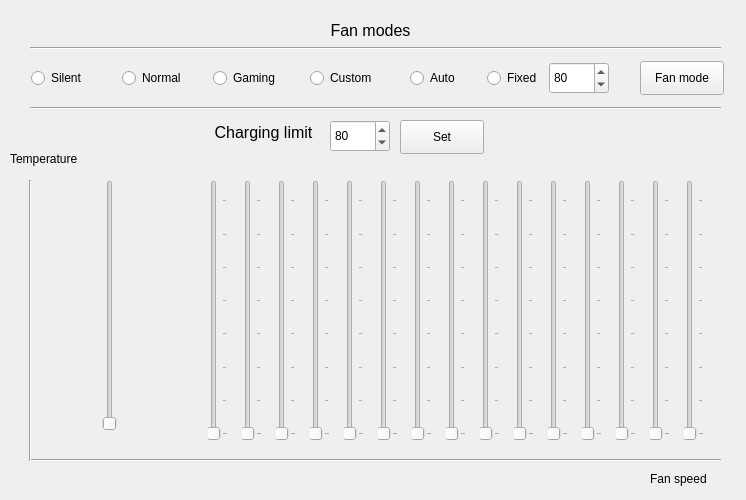
<?xml version="1.0" encoding="UTF-8"?>
<ui version="4.0">
 <class>MainWindow</class>
 <widget class="QMainWindow" name="MainWindow">
  <property name="geometry">
   <rect>
    <x>0</x>
    <y>0</y>
    <width>746</width>
    <height>500</height>
   </rect>
  </property>
  <property name="minimumSize">
   <size>
    <width>746</width>
    <height>170</height>
   </size>
  </property>
  <property name="maximumSize">
   <size>
    <width>746</width>
    <height>500</height>
   </size>
  </property>
  <property name="windowTitle">
   <string>Fan control</string>
  </property>
  <property name="statusTip">
   <string/>
  </property>
  <widget class="QWidget" name="centralwidget">
   <widget class="QPushButton" name="applymode_btn">
    <property name="geometry">
     <rect>
      <x>640</x>
      <y>61</y>
      <width>84</width>
      <height>34</height>
     </rect>
    </property>
    <property name="text">
     <string>Fan mode</string>
    </property>
   </widget>
   <widget class="QRadioButton" name="silent_mode">
    <property name="geometry">
     <rect>
      <x>31</x>
      <y>67</y>
      <width>58</width>
      <height>22</height>
     </rect>
    </property>
    <property name="text">
     <string>Silent</string>
    </property>
    <attribute name="buttonGroup">
     <string notr="true">rb_buttonGroup</string>
    </attribute>
   </widget>
   <widget class="QRadioButton" name="normal_mode">
    <property name="geometry">
     <rect>
      <x>122</x>
      <y>67</y>
      <width>70</width>
      <height>22</height>
     </rect>
    </property>
    <property name="text">
     <string>Normal</string>
    </property>
    <attribute name="buttonGroup">
     <string notr="true">rb_buttonGroup</string>
    </attribute>
   </widget>
   <widget class="QRadioButton" name="gaming_mode">
    <property name="geometry">
     <rect>
      <x>213</x>
      <y>67</y>
      <width>73</width>
      <height>22</height>
     </rect>
    </property>
    <property name="text">
     <string>Gaming</string>
    </property>
    <attribute name="buttonGroup">
     <string notr="true">rb_buttonGroup</string>
    </attribute>
   </widget>
   <widget class="QRadioButton" name="auto_mode">
    <property name="geometry">
     <rect>
      <x>410</x>
      <y>67</y>
      <width>53</width>
      <height>22</height>
     </rect>
    </property>
    <property name="text">
     <string>Auto</string>
    </property>
    <attribute name="buttonGroup">
     <string notr="true">rb_buttonGroup</string>
    </attribute>
   </widget>
   <widget class="QRadioButton" name="custom_mode">
    <property name="geometry">
     <rect>
      <x>310</x>
      <y>67</y>
      <width>72</width>
      <height>22</height>
     </rect>
    </property>
    <property name="text">
     <string>Custom</string>
    </property>
    <attribute name="buttonGroup">
     <string notr="true">rb_buttonGroup</string>
    </attribute>
   </widget>
   <widget class="QRadioButton" name="fixed_mode">
    <property name="geometry">
     <rect>
      <x>487</x>
      <y>67</y>
      <width>56</width>
      <height>22</height>
     </rect>
    </property>
    <property name="text">
     <string>Fixed</string>
    </property>
    <attribute name="buttonGroup">
     <string notr="true">rb_buttonGroup</string>
    </attribute>
   </widget>
   <widget class="QSpinBox" name="spinBox">
    <property name="geometry">
     <rect>
      <x>549</x>
      <y>62</y>
      <width>60</width>
      <height>32</height>
     </rect>
    </property>
    <property name="minimum">
     <number>25</number>
    </property>
    <property name="maximum">
     <number>100</number>
    </property>
    <property name="singleStep">
     <number>5</number>
    </property>
    <property name="value">
     <number>80</number>
    </property>
   </widget>
   <widget class="QLabel" name="label">
    <property name="geometry">
     <rect>
      <x>330</x>
      <y>20</y>
      <width>81</width>
      <height>21</height>
     </rect>
    </property>
    <property name="font">
     <font>
      <pointsize>12</pointsize>
     </font>
    </property>
    <property name="text">
     <string>Fan modes</string>
    </property>
    <property name="alignment">
     <set>Qt::AlignmentFlag::AlignCenter</set>
    </property>
   </widget>
   <widget class="Line" name="line">
    <property name="geometry">
     <rect>
      <x>30</x>
      <y>40</y>
      <width>691</width>
      <height>16</height>
     </rect>
    </property>
    <property name="orientation">
     <enum>Qt::Orientation::Horizontal</enum>
    </property>
   </widget>
   <widget class="Line" name="line_2">
    <property name="geometry">
     <rect>
      <x>30</x>
      <y>100</y>
      <width>691</width>
      <height>16</height>
     </rect>
    </property>
    <property name="orientation">
     <enum>Qt::Orientation::Horizontal</enum>
    </property>
   </widget>
   <widget class="QPushButton" name="applylimit_btn">
    <property name="geometry">
     <rect>
      <x>400</x>
      <y>120</y>
      <width>84</width>
      <height>34</height>
     </rect>
    </property>
    <property name="text">
     <string>Set</string>
    </property>
   </widget>
   <widget class="QSpinBox" name="charging_limit">
    <property name="geometry">
     <rect>
      <x>330</x>
      <y>120</y>
      <width>60</width>
      <height>32</height>
     </rect>
    </property>
    <property name="minimum">
     <number>60</number>
    </property>
    <property name="maximum">
     <number>100</number>
    </property>
    <property name="singleStep">
     <number>5</number>
    </property>
    <property name="value">
     <number>80</number>
    </property>
   </widget>
   <widget class="QLabel" name="label_2">
    <property name="geometry">
     <rect>
      <x>210</x>
      <y>121</y>
      <width>107</width>
      <height>22</height>
     </rect>
    </property>
    <property name="font">
     <font>
      <pointsize>12</pointsize>
     </font>
    </property>
    <property name="text">
     <string>Charging limit</string>
    </property>
    <property name="alignment">
     <set>Qt::AlignmentFlag::AlignCenter</set>
    </property>
   </widget>
   <widget class="QWidget" name="layoutWidget">
    <property name="geometry">
     <rect>
      <x>200</x>
      <y>180</y>
      <width>521</width>
      <height>261</height>
     </rect>
    </property>
    <property name="autoFillBackground">
     <bool>false</bool>
    </property>
    <layout class="QHBoxLayout" name="horizontalLayout">
     <item>
      <widget class="QSlider" name="verticalSlider1">
       <property name="autoFillBackground">
        <bool>false</bool>
       </property>
       <property name="minimum">
        <number>25</number>
       </property>
       <property name="singleStep">
        <number>5</number>
       </property>
       <property name="orientation">
        <enum>Qt::Orientation::Vertical</enum>
       </property>
       <property name="tickPosition">
        <enum>QSlider::TickPosition::TicksBelow</enum>
       </property>
       <property name="tickInterval">
        <number>10</number>
       </property>
      </widget>
     </item>
     <item>
      <widget class="QSlider" name="verticalSlider_2">
       <property name="autoFillBackground">
        <bool>false</bool>
       </property>
       <property name="inputMethodHints">
        <set>Qt::InputMethodHint::ImhNone</set>
       </property>
       <property name="minimum">
        <number>25</number>
       </property>
       <property name="singleStep">
        <number>5</number>
       </property>
       <property name="orientation">
        <enum>Qt::Orientation::Vertical</enum>
       </property>
       <property name="invertedAppearance">
        <bool>false</bool>
       </property>
       <property name="invertedControls">
        <bool>false</bool>
       </property>
       <property name="tickPosition">
        <enum>QSlider::TickPosition::TicksBelow</enum>
       </property>
       <property name="tickInterval">
        <number>10</number>
       </property>
      </widget>
     </item>
     <item>
      <widget class="QSlider" name="verticalSlider_3">
       <property name="autoFillBackground">
        <bool>false</bool>
       </property>
       <property name="minimum">
        <number>25</number>
       </property>
       <property name="singleStep">
        <number>5</number>
       </property>
       <property name="orientation">
        <enum>Qt::Orientation::Vertical</enum>
       </property>
       <property name="tickPosition">
        <enum>QSlider::TickPosition::TicksBelow</enum>
       </property>
       <property name="tickInterval">
        <number>10</number>
       </property>
      </widget>
     </item>
     <item>
      <widget class="QSlider" name="verticalSlider_4">
       <property name="autoFillBackground">
        <bool>false</bool>
       </property>
       <property name="minimum">
        <number>25</number>
       </property>
       <property name="singleStep">
        <number>5</number>
       </property>
       <property name="orientation">
        <enum>Qt::Orientation::Vertical</enum>
       </property>
       <property name="tickPosition">
        <enum>QSlider::TickPosition::TicksBelow</enum>
       </property>
       <property name="tickInterval">
        <number>10</number>
       </property>
      </widget>
     </item>
     <item>
      <widget class="QSlider" name="verticalSlider_5">
       <property name="autoFillBackground">
        <bool>false</bool>
       </property>
       <property name="minimum">
        <number>25</number>
       </property>
       <property name="singleStep">
        <number>5</number>
       </property>
       <property name="orientation">
        <enum>Qt::Orientation::Vertical</enum>
       </property>
       <property name="tickPosition">
        <enum>QSlider::TickPosition::TicksBelow</enum>
       </property>
       <property name="tickInterval">
        <number>10</number>
       </property>
      </widget>
     </item>
     <item>
      <widget class="QSlider" name="verticalSlider_6">
       <property name="autoFillBackground">
        <bool>false</bool>
       </property>
       <property name="minimum">
        <number>25</number>
       </property>
       <property name="singleStep">
        <number>5</number>
       </property>
       <property name="orientation">
        <enum>Qt::Orientation::Vertical</enum>
       </property>
       <property name="tickPosition">
        <enum>QSlider::TickPosition::TicksBelow</enum>
       </property>
       <property name="tickInterval">
        <number>10</number>
       </property>
      </widget>
     </item>
     <item>
      <widget class="QSlider" name="verticalSlider_7">
       <property name="autoFillBackground">
        <bool>false</bool>
       </property>
       <property name="minimum">
        <number>25</number>
       </property>
       <property name="singleStep">
        <number>5</number>
       </property>
       <property name="orientation">
        <enum>Qt::Orientation::Vertical</enum>
       </property>
       <property name="tickPosition">
        <enum>QSlider::TickPosition::TicksBelow</enum>
       </property>
       <property name="tickInterval">
        <number>10</number>
       </property>
      </widget>
     </item>
     <item>
      <widget class="QSlider" name="verticalSlider_8">
       <property name="autoFillBackground">
        <bool>false</bool>
       </property>
       <property name="minimum">
        <number>25</number>
       </property>
       <property name="singleStep">
        <number>5</number>
       </property>
       <property name="orientation">
        <enum>Qt::Orientation::Vertical</enum>
       </property>
       <property name="tickPosition">
        <enum>QSlider::TickPosition::TicksBelow</enum>
       </property>
       <property name="tickInterval">
        <number>10</number>
       </property>
      </widget>
     </item>
     <item>
      <widget class="QSlider" name="verticalSlider_9">
       <property name="autoFillBackground">
        <bool>false</bool>
       </property>
       <property name="minimum">
        <number>25</number>
       </property>
       <property name="singleStep">
        <number>5</number>
       </property>
       <property name="orientation">
        <enum>Qt::Orientation::Vertical</enum>
       </property>
       <property name="tickPosition">
        <enum>QSlider::TickPosition::TicksBelow</enum>
       </property>
       <property name="tickInterval">
        <number>10</number>
       </property>
      </widget>
     </item>
     <item>
      <widget class="QSlider" name="verticalSlider_10">
       <property name="autoFillBackground">
        <bool>false</bool>
       </property>
       <property name="minimum">
        <number>25</number>
       </property>
       <property name="singleStep">
        <number>5</number>
       </property>
       <property name="orientation">
        <enum>Qt::Orientation::Vertical</enum>
       </property>
       <property name="tickPosition">
        <enum>QSlider::TickPosition::TicksBelow</enum>
       </property>
       <property name="tickInterval">
        <number>10</number>
       </property>
      </widget>
     </item>
     <item>
      <widget class="QSlider" name="verticalSlider_11">
       <property name="autoFillBackground">
        <bool>false</bool>
       </property>
       <property name="minimum">
        <number>25</number>
       </property>
       <property name="singleStep">
        <number>5</number>
       </property>
       <property name="orientation">
        <enum>Qt::Orientation::Vertical</enum>
       </property>
       <property name="tickPosition">
        <enum>QSlider::TickPosition::TicksBelow</enum>
       </property>
       <property name="tickInterval">
        <number>10</number>
       </property>
      </widget>
     </item>
     <item>
      <widget class="QSlider" name="verticalSlider_12">
       <property name="autoFillBackground">
        <bool>false</bool>
       </property>
       <property name="minimum">
        <number>25</number>
       </property>
       <property name="singleStep">
        <number>5</number>
       </property>
       <property name="orientation">
        <enum>Qt::Orientation::Vertical</enum>
       </property>
       <property name="tickPosition">
        <enum>QSlider::TickPosition::TicksBelow</enum>
       </property>
       <property name="tickInterval">
        <number>10</number>
       </property>
      </widget>
     </item>
     <item>
      <widget class="QSlider" name="verticalSlider_13">
       <property name="autoFillBackground">
        <bool>false</bool>
       </property>
       <property name="minimum">
        <number>25</number>
       </property>
       <property name="singleStep">
        <number>5</number>
       </property>
       <property name="orientation">
        <enum>Qt::Orientation::Vertical</enum>
       </property>
       <property name="tickPosition">
        <enum>QSlider::TickPosition::TicksBelow</enum>
       </property>
       <property name="tickInterval">
        <number>10</number>
       </property>
      </widget>
     </item>
     <item>
      <widget class="QSlider" name="verticalSlider_14">
       <property name="autoFillBackground">
        <bool>false</bool>
       </property>
       <property name="minimum">
        <number>25</number>
       </property>
       <property name="singleStep">
        <number>5</number>
       </property>
       <property name="orientation">
        <enum>Qt::Orientation::Vertical</enum>
       </property>
       <property name="tickPosition">
        <enum>QSlider::TickPosition::TicksBelow</enum>
       </property>
       <property name="tickInterval">
        <number>10</number>
       </property>
      </widget>
     </item>
     <item>
      <widget class="QSlider" name="verticalSlider_15">
       <property name="autoFillBackground">
        <bool>false</bool>
       </property>
       <property name="minimum">
        <number>25</number>
       </property>
       <property name="singleStep">
        <number>5</number>
       </property>
       <property name="orientation">
        <enum>Qt::Orientation::Vertical</enum>
       </property>
       <property name="tickPosition">
        <enum>QSlider::TickPosition::TicksBelow</enum>
       </property>
       <property name="tickInterval">
        <number>10</number>
       </property>
      </widget>
     </item>
    </layout>
   </widget>
   <widget class="QSlider" name="verticalSlider">
    <property name="geometry">
     <rect>
      <x>100</x>
      <y>180</y>
      <width>20</width>
      <height>251</height>
     </rect>
    </property>
    <property name="font">
     <font>
      <bold>true</bold>
     </font>
    </property>
    <property name="minimum">
     <number>25</number>
    </property>
    <property name="singleStep">
     <number>5</number>
    </property>
    <property name="sliderPosition">
     <number>25</number>
    </property>
    <property name="orientation">
     <enum>Qt::Orientation::Vertical</enum>
    </property>
   </widget>
   <widget class="QLabel" name="temp_lbl">
    <property name="geometry">
     <rect>
      <x>10</x>
      <y>150</y>
      <width>81</width>
      <height>18</height>
     </rect>
    </property>
    <property name="text">
     <string>Temperature</string>
    </property>
   </widget>
   <widget class="Line" name="line_3">
    <property name="geometry">
     <rect>
      <x>30</x>
      <y>450</y>
      <width>691</width>
      <height>20</height>
     </rect>
    </property>
    <property name="orientation">
     <enum>Qt::Orientation::Horizontal</enum>
    </property>
   </widget>
   <widget class="Line" name="line_4">
    <property name="geometry">
     <rect>
      <x>20</x>
      <y>180</y>
      <width>20</width>
      <height>281</height>
     </rect>
    </property>
    <property name="orientation">
     <enum>Qt::Orientation::Vertical</enum>
    </property>
   </widget>
   <widget class="QLabel" name="fanspeed_lbl">
    <property name="geometry">
     <rect>
      <x>650</x>
      <y>470</y>
      <width>71</width>
      <height>18</height>
     </rect>
    </property>
    <property name="text">
     <string>Fan speed</string>
    </property>
   </widget>
  </widget>
 </widget>
 <resources/>
 <connections/>
 <buttongroups>
  <buttongroup name="rb_buttonGroup"/>
 </buttongroups>
</ui>
